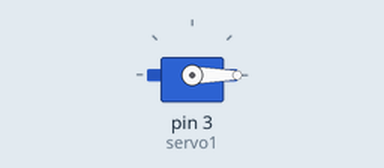
Bench run of a sketch on a simulated Arduino Uno, built with avr-gcc and run on an emulated ATmega328P. On the bench: servo.

Above: at 0.1 s.
Timing chart, 0 to 1.6 s (numbered marks = the images above):
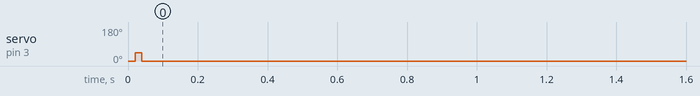

Measured:
- by itself, servo on pin 3 (servo1): 0° → 45° at 0.02 s, → 0° 0.02 s later

The sketch:

t3.ino
```cpp
#include<Servo.h>

Servo servo1;

void setup()
{
  servo1.attach(3);
}

void loop()
{
  servo1.write(45);

  servo1.write(0);


}
```
